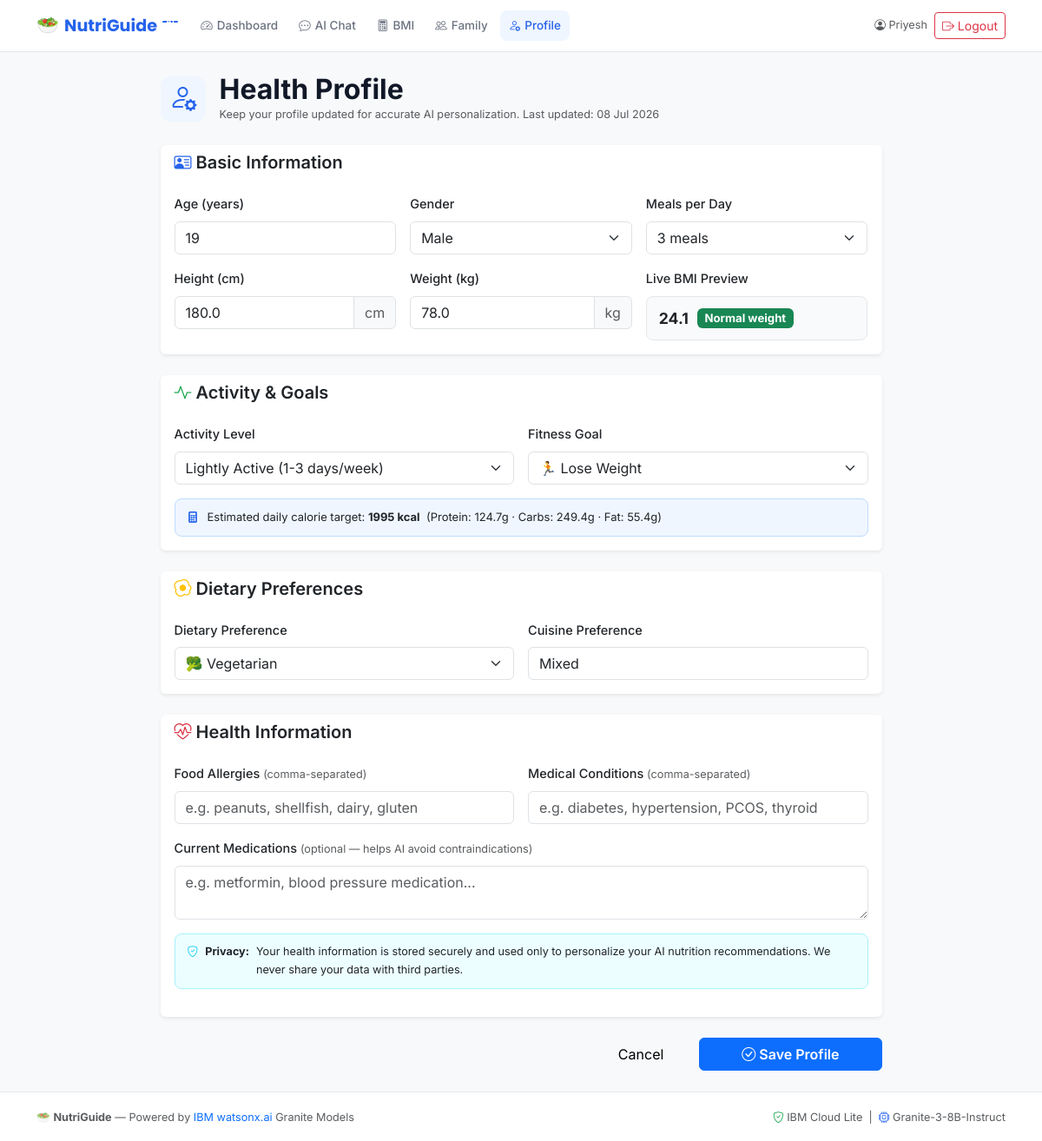
Screenshot of /profile (signed in) with the database file from the repository.
### models.py (models this page shows, shortened)
class User(UserMixin, db.Model):
    __tablename__ = "users"
    id = db.Column(db.Integer, primary_key=True)
    username = db.Column(db.String(80), unique=True, nullable=False, index=True)
    email = db.Column(db.String(120), unique=True, nullable=False, index=True)
    password_hash = db.Column(db.String(256), nullable=False)
    created_at = db.Column(db.DateTime, default=datetime.utcnow)
    is_active = db.Column(db.Boolean, default=True)
    profile = db.relationship("HealthProfile", back_populates="user", uselist=False, cascade="all, delete-orphan")
    chat_history = db.relationship("ChatMessage", back_populates="user", cascade="all, delete-orphan")
    calorie_logs = db.relationship("CalorieLog", back_populates="user", cascade="all, delete-orphan")
    water_logs = db.relationship("WaterLog", back_populates="user", cascade="all, delete-orphan")
    family_profiles = db.relationship("FamilyProfile", back_populates="owner", cascade="all, delete-orphan")

class HealthProfile(db.Model):
    __tablename__ = "health_profiles"
    id = db.Column(db.Integer, primary_key=True)
    user_id = db.Column(db.Integer, db.ForeignKey("users.id"), nullable=False, unique=True)
    age = db.Column(db.Integer)
    gender = db.Column(db.String(20))
    height_cm = db.Column(db.Float)
    weight_kg = db.Column(db.Float)
    activity_level = db.Column(db.String(50))  # sedentary, lightly_active, moderately_active, very_active, extra_active
    fitness_goal = db.Column(db.String(50))  # weight_loss, weight_gain, maintain, muscle_gain, general_health
    dietary_preference = db.Column(db.String(50))  # vegetarian, vegan, eggetarian, non_vegetarian, jain, sattvic
    allergies = db.Column(db.Text)         # JSON list
    medical_conditions = db.Column(db.Text)  # JSON list
    medications = db.Column(db.Text)
    cuisine_preference = db.Column(db.String(100))
    meal_frequency = db.Column(db.Integer, default=3)
    daily_calorie_target = db.Column(db.Integer)
    daily_protein_target = db.Column(db.Float)
    daily_carb_target = db.Column(db.Float)
    daily_fat_target = db.Column(db.Float)
    daily_water_target = db.Column(db.Float, default=2.5)  # litres
    updated_at = db.Column(db.DateTime, default=datetime.utcnow, onupdate=datetime.utcnow)
    user = db.relationship("User", back_populates="profile")
    @property
    def bmi(self):
        if self.height_cm and self.weight_kg and self.height_cm > 0:
            h = self.height_cm / 100
            return round(self.weight_kg / (h * h), 1)
        return None
    @property
    def bmi_category(self):
        bmi = self.bmi
        if bmi is None:
            return "Unknown"
        if bmi < 18.5:
            return "Underweight"
        elif bmi < 25:
            return "Normal weight"
        elif bmi < 30:
            return "Overweight"
        else:
            return "Obese"
    @property
    def allergies_list(self):
        try:
            return json.loads(self.allergies) if self.allergies else []
        except Exception:
            return []
    @property
    def conditions_list(self):
        try:
            return json.loads(self.medical_conditions) if self.medical_conditions else []
        except Exception:
            return []

### app.py (the view, shortened to what this page needs)
    @main.route("/profile", methods=["GET", "POST"])
    @login_required
    def profile():
        profile = current_user.profile
        if not profile:
            profile = HealthProfile(user_id=current_user.id)
            db.session.add(profile)
            db.session.commit()
        return render_template("profile.html", profile=profile)

### templates/profile.html (shortened to what this page needs)
{% extends "base.html" %}
{% block content %}
<div class="container-xl py-4">
  <div class="row justify-content-center">
    <div class="col-lg-9">
      <div class="d-flex align-items-center mb-4 gap-3">
        <div class="profile-page-icon">
          <i class="bi bi-person-gear text-primary fs-2"></i>
        </div>
        <div>
          <h2 class="fw-bold mb-0">Health Profile</h2>
          <p class="text-muted small mb-0">
            Keep your profile updated for accurate AI personalization.
            {% if profile and profile.updated_at %}
            Last updated: {{ profile.updated_at.strftime('%d %b %Y') }}
            {% endif %}
          </p>
        </div>
      </div>
      <form method="POST" action="{{ url_for('main.profile') }}" id="profileForm">
        <div class="profile-section card border-0 shadow-sm mb-4">
          <div class="card-header bg-transparent border-0">
            <h5 class="fw-semibold mb-0"><i class="bi bi-person-vcard text-primary"></i> Basic Information</h5>
          </div>
          <div class="card-body">
            <div class="row g-3">
              <div class="col-md-4">
                <label class="form-label fw-medium">Age (years)</label>
                <input type="number" name="age" class="form-control" min="5" max="120"
                       value="{{ profile.age or '' }}" placeholder="e.g. 28" />
              </div>
              <div class="col-md-4">
                <label class="form-label fw-medium">Gender</label>
                <select name="gender" class="form-select">
                  <option value="male" {{ 'selected' if profile.gender == 'male' }}>Male</option>
                </select>
              </div>
              <div class="col-md-4">
                <label class="form-label fw-medium">Meals per Day</label>
                <select name="meal_frequency" class="form-select">
                  {% for n in [2, 3, 4, 5, 6] %}
                  <option value="{{ n }}" {{ 'selected' if (profile.meal_frequency or 3) == n }}>{{ n }} meals</option>
                  {% endfor %}
                </select>
              </div>
              <div class="col-md-4">
                <label class="form-label fw-medium">Height (cm)</label>
                <div class="input-group">
                  <input type="number" name="height_cm" class="form-control" min="50" max="250" step="0.1"
                         value="{{ profile.height_cm or '' }}" placeholder="e.g. 165"
                         oninput="updateBMIPreview()" />
                  <span class="input-group-text text-muted">cm</span>
                </div>
              </div>
              <div class="col-md-4">
                <label class="form-label fw-medium">Weight (kg)</label>
                <div class="input-group">
                  <input type="number" name="weight_kg" class="form-control" min="20" max="300" step="0.1"
                         value="{{ profile.weight_kg or '' }}" placeholder="e.g. 65"
                         oninput="updateBMIPreview()" />
                  <span class="input-group-text text-muted">kg</span>
                </div>
              </div>
              <div class="col-md-4">
                <label class="form-label fw-medium">Live BMI Preview</label>
                <div class="bmi-preview-box" id="bmiPreview">
                  {% if profile.bmi %}
                  <strong>{{ profile.bmi }}</strong>
                  <span class="badge bg-{{ 'success' if profile.bmi < 25 else ('warning' if profile.bmi < 30 else 'danger') }} ms-1">
                    {{ profile.bmi_category }}
                  </span>
                  {% else %}
                  <span class="text-muted">Enter height & weight</span>
                  {% endif %}
                </div>
              </div>
            </div>
          </div>
        </div>
        <div class="profile-section card border-0 shadow-sm mb-4">
          <div class="card-header bg-transparent border-0">
            <h5 class="fw-semibold mb-0"><i class="bi bi-activity text-success"></i> Activity & Goals</h5>
          </div>
          <div class="card-body">
            <div class="row g-3">
              <div class="col-md-6">
                <label class="form-label fw-medium">Activity Level</label>
                <select name="activity_level" class="form-select" id="activityLevel">
                  <option value="lightly_active" {{ 'selected' if profile.activity_level == 'lightly_active' }}>
                    Lightly Active (1-3 days/week)
                  </option>
                </select>
              </div>
              <div class="col-md-6">
                <label class="form-label fw-medium">Fitness Goal</label>
                <select name="fitness_goal" class="form-select">
                  <option value="weight_loss" {{ 'selected' if profile.fitness_goal == 'weight_loss' }}>
                    🏃 Lose Weight
                  </option>
                </select>
              </div>
              {% if profile.daily_calorie_target %}
              <div class="col-12">
                <div class="calorie-estimate-banner">
                  <i class="bi bi-calculator-fill text-primary"></i>
                  <span>
                    Estimated daily calorie target: <strong>{{ profile.daily_calorie_target }} kcal</strong>
                    &nbsp;(Protein: {{ profile.daily_protein_target }}g · Carbs: {{ profile.daily_carb_target }}g · Fat: {{ profile.daily_fat_target }}g)
                  </span>
                </div>
              </div>
              {% endif %}
            </div>
          </div>
        </div>
        <div class="profile-section card border-0 shadow-sm mb-4">
          <div class="card-header bg-transparent border-0">
            <h5 class="fw-semibold mb-0"><i class="bi bi-egg-fried text-warning"></i> Dietary Preferences</h5>
          </div>
          <div class="card-body">
            <div class="row g-3">
              <div class="col-md-6">
                <label class="form-label fw-medium">Dietary Preference</label>
                <select name="dietary_preference" class="form-select">
                  <option value="vegetarian" {{ 'selected' if profile.dietary_preference == 'vegetarian' }}>🥦 Vegetarian</option>
                </select>
              </div>
              <div class="col-md-6">
                <label class="form-label fw-medium">Cuisine Preference</label>
                <input type="text" name="cuisine_preference" class="form-control"
                       value="{{ profile.cuisine_preference or '' }}"
                       placeholder="e.g. South Indian, Punjabi, Bengali, Mixed" />
              </div>
            </div>
          </div>
        </div>
        <div class="profile-section card border-0 shadow-sm mb-4">
          <div class="card-header bg-transparent border-0">
            <h5 class="fw-semibold mb-0"><i class="bi bi-heart-pulse text-danger"></i> Health Information</h5>
          </div>
          <div class="card-body">
            <div class="row g-3">
              <div class="col-md-6">
                <label class="form-label fw-medium">
                  Food Allergies
                  <small class="text-muted fw-normal">(comma-separated)</small>
                </label>
                <input type="text" name="allergies" class="form-control"
                       value="{{ profile.allergies_list | join(', ') }}"
                       placeholder="e.g. peanuts, shellfish, dairy, gluten" />
              </div>
              <div class="col-md-6">
                <label class="form-label fw-medium">
                  Medical Conditions
                  <small class="text-muted fw-normal">(comma-separated)</small>
                </label>
                <input type="text" name="medical_conditions" class="form-control"
                       value="{{ profile.conditions_list | join(', ') }}"
                       placeholder="e.g. diabetes, hypertension, PCOS, thyroid" />
              </div>
              <div class="col-12">
                <label class="form-label fw-medium">
                  Current Medications
                  <small class="text-muted fw-normal">(optional — helps AI avoid contraindications)</small>
                </label>
                <textarea name="medications" class="form-control" rows="2"
                          placeholder="e.g. metformin, blood pressure medication...">{{ profile.medications or '' }}</textarea>
              </div>
            </div>
            <div class="alert alert-info-subtle mt-3 small">
              <i class="bi bi-shield-check text-info"></i>
              <strong>Privacy:</strong> Your health information is stored securely and used only to personalize your AI nutrition recommendations.
              We never share your data with third parties.
            </div>
          </div>
        </div>
        <div class="d-flex gap-3 justify-content-end">
          <a href="{{ url_for('main.dashboard') }}" class="btn btn-light px-4">Cancel</a>
          <button type="submit" class="btn btn-primary px-5 fw-semibold">
            <i class="bi bi-check-circle"></i> Save Profile
          </button>
        </div>
      </form>
    </div>
  </div>
</div>
{% endblock %}

### templates/base.html (shortened to what this page needs)
<!DOCTYPE html>
<html lang="en">
<head>
  <link href="https://cdn.jsdelivr.net/npm/bootstrap@5.3.3/dist/css/bootstrap.min.css" rel="stylesheet" />
  <link href="https://cdn.jsdelivr.net/npm/bootstrap-icons@1.11.3/font/bootstrap-icons.css" rel="stylesheet" />
  <link rel="stylesheet" href="{{ url_for('static', filename='css/style.css') }}" />
</head>
<body class="ng-body">
  <nav class="navbar navbar-expand-lg ng-navbar sticky-top">
    <div class="container-xl">
      <a class="navbar-brand ng-brand" href="{{ url_for('main.index') }}">
        <span class="brand-icon">🥗</span>
        <span>NutriGuide</span>
        <sup class="brand-badge">AI</sup>
      </a>
      <div class="collapse navbar-collapse" id="navbarMain">
        {% if current_user.is_authenticated %}
        <ul class="navbar-nav me-auto gap-1">
          <li class="nav-item">
            <a class="nav-link {% if request.endpoint == 'main.dashboard' %}active{% endif %}"
               href="{{ url_for('main.dashboard') }}">
              <i class="bi bi-speedometer2"></i> Dashboard
            </a>
          </li>
          <li class="nav-item">
            <a class="nav-link {% if request.endpoint == 'main.chat' %}active{% endif %}"
               href="{{ url_for('main.chat') }}">
              <i class="bi bi-chat-dots"></i> AI Chat
            </a>
          </li>
          <li class="nav-item">
            <a class="nav-link {% if request.endpoint == 'main.bmi_calculator' %}active{% endif %}"
               href="{{ url_for('main.bmi_calculator') }}">
              <i class="bi bi-calculator"></i> BMI
            </a>
          </li>
          <li class="nav-item">
            <a class="nav-link {% if request.endpoint == 'main.family' %}active{% endif %}"
               href="{{ url_for('main.family') }}">
              <i class="bi bi-people"></i> Family
            </a>
          </li>
          <li class="nav-item">
            <a class="nav-link {% if request.endpoint == 'main.profile' %}active{% endif %}"
               href="{{ url_for('main.profile') }}">
              <i class="bi bi-person-gear"></i> Profile
            </a>
          </li>
        </ul>
        <div class="navbar-nav align-items-center gap-2">
          <span class="nav-text text-muted small">
            <i class="bi bi-person-circle"></i> {{ current_user.username }}
          </span>
          <a href="{{ url_for('auth.logout') }}" class="btn btn-outline-danger btn-sm">
            <i class="bi bi-box-arrow-right"></i> Logout
          </a>
        </div>
        {% else %}
        <ul class="navbar-nav me-auto"></ul>
        <div class="navbar-nav gap-2">
          <a href="{{ url_for('auth.login') }}" class="btn btn-outline-primary btn-sm">Login</a>
          <a href="{{ url_for('auth.register') }}" class="btn btn-primary btn-sm">Get Started</a>
        </div>
        {% endif %}
      </div>
    </div>
  </nav>
  <main class="ng-main">
    {% block content %}{% endblock %}
  </main>
  <footer class="ng-footer mt-auto">
    <div class="container-xl">
      <div class="row align-items-center py-3">
        <div class="col-md-6">
          <span class="text-muted small">
            🥗 <strong>NutriGuide</strong> — Powered by
            <a href="https://www.ibm.com/watsonx" target="_blank" class="text-decoration-none">IBM watsonx.ai</a>
            Granite Models
          </span>
        </div>
        <div class="col-md-6 text-md-end">
          <span class="text-muted small">
            <i class="bi bi-shield-check text-success"></i> IBM Cloud Lite
            &nbsp;|&nbsp;
            <i class="bi bi-cpu text-primary"></i> Granite-3-8B-Instruct
          </span>
        </div>
      </div>
    </div>
  </footer>
</body>
</html>

### rows the page displays
User: username "Priyesh"
HealthProfile: updated_at "08 Jul 2026", age "19", height_cm "180.0", weight_kg "78.0", bmi "24.1", bmi_category "Normal weight", daily_calorie_target "1995", daily_protein_target "124.7", daily_carb_target "249.4", daily_fat_target "55.4", cuisine_preference "Mixed"

### other values shown
form field meal_frequency "3 meals"
